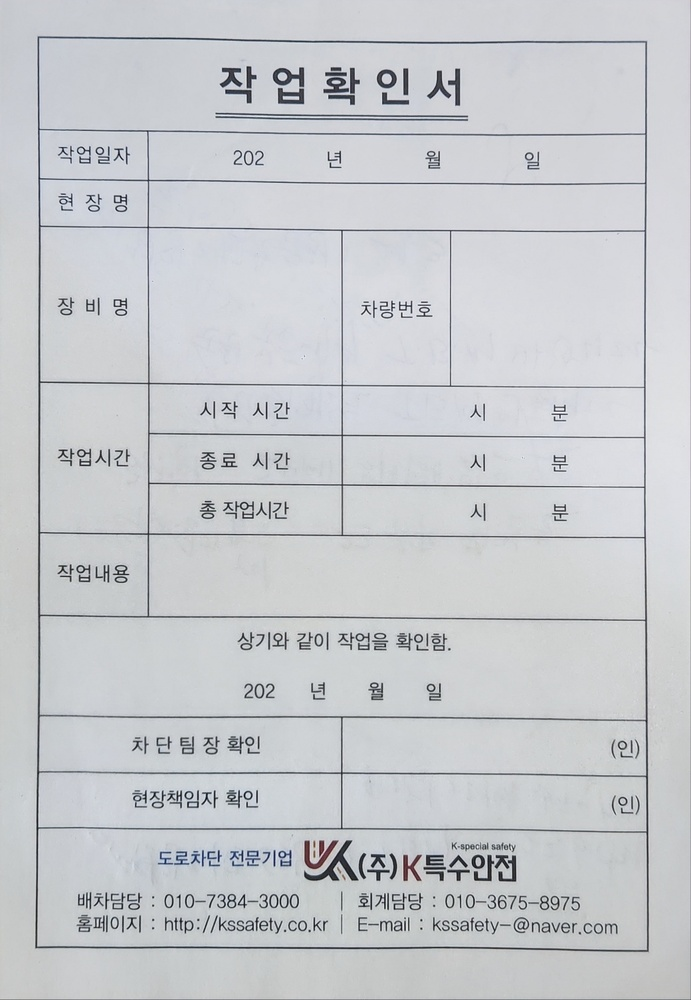
#> input picture 작업확인서.jpg, 691 x 1000 px, shrunk from 1040 x 1504 before the run; its folder holds only this picture in this run
$ jupyter execute --allow-errors test.ipynb
#> lines starting #> are read from the running program, lines starting #| are printed output that depends on the picture; after the words box and inside, x2 and y2 are one past the last pixel; in counts of white or black regions, pixels touching at a corner belong together
[cell 1]
from docxtpl import DocxTemplate
#> (the rest of this cell did not finish here and is left out)

[cell 2]
from kivymd.app import MDApp
from kivymd.uix.screen import MDScreen
from kivymd.uix.button import MDRaisedButton
from kivymd.uix.textfield import MDTextField
from kivymd.uix.boxlayout import MDBoxLayout
from kivymd.uix.dialog import MDDialog

from docxtpl import DocxTemplate
import os

class WorkFormApp(MDApp):
    def build(self):
        self.screen = MDScreen()

        self.inputs = {}
        field_keys = [
            'yr_01', 'mm_02', 'dd_03', 'location_04', 'device_05', 'carno_06',
            'hr_07', 'min_08', 'hr_09', 'min_10', 'hr_11', 'min_12',
            'work_content_13', 'yy_14', 'mm_15', 'dd_16', 'cert_17', 'cert_18'
        ]

        layout = MDBoxLayout(orientation='vertical', padding=10, spacing=10)
        for key in field_keys:
            tf = MDTextField(hint_text=key, mode='rectangle')
            self.inputs[key] = tf
            layout.add_widget(tf)

        btn = MDRaisedButton(text="Generate DOCX", on_release=self.generate_docx)
        layout.add_widget(btn)

        self.screen.add_widget(layout)
        return self.screen

    def generate_docx(self, instance):
        context = {k: v.text for k, v in self.inputs.items()}
        try:
            doc = DocxTemplate("작업확인서.docx")
            doc.render(context)

            # Android 경로 (Download 폴더)
            save_path = "/sdcard/Download/generated.docx"
            doc.save(save_path)

            MDDialog(title="성공", text=f"저장 완료: {save_path}").open()
        except Exception as e:
            MDDialog(title="오류 발생", text=str(e)).open()

#> (the rest of this cell did not finish here and is left out)

[cell 3]
import cv2
import numpy as np
import os

def extract_row_heights(image_path):
    """
    작업확인서 테이블의 각 행 높이를 위에서부터 추출 (에러 처리 포함)
    """
    # 파일 존재 여부 확인
    if not os.path.exists(image_path):
        print(f"❌ 파일이 존재하지 않습니다: {image_path}")
        return None

    # 이미지 로드 및 None 체크
    image = cv2.imread(image_path)
    if image is None:
        print(f"❌ 이미지를 로드할 수 없습니다: {image_path}")
        print("지원되는 형식: .jpg, .jpeg, .png, .bmp, .tiff")
        return None

    print(f"✅ 이미지 로드 성공: {image.shape}")

    # 이미지 전처리
    gray = cv2.cvtColor(image, cv2.COLOR_BGR2GRAY)

    # 가우시안 블러 및 이진화
    blur = cv2.GaussianBlur(gray, (3, 3), 0)
    thresh = cv2.threshold(blur, 0, 255, cv2.THRESH_BINARY_INV + cv2.THRESH_OTSU)[1]

    # 수평선 검출을 위한 커널 생성
    horizontal_kernel = cv2.getStructuringElement(cv2.MORPH_RECT, (50, 1))
    horizontal_lines = cv2.morphologyEx(thresh, cv2.MORPH_OPEN, horizontal_kernel, iterations=1)

    # 수평선의 y좌표 추출
    horizontal_coords = []
    height, width = horizontal_lines.shape

    for y in range(height):
        row_pixels = horizontal_lines[y, :]
        if np.sum(row_pixels) > width * 0.3 * 255:
            horizontal_coords.append(y)

    # 연속된 좌표들을 그룹화
    line_centers = []
    if horizontal_coords:
        current_group = [horizontal_coords[0]]

        for i in range(1, len(horizontal_coords)):
            if horizontal_coords[i] - horizontal_coords[i-1] <= 3:
                current_group.append(horizontal_coords[i])
            else:
                center = int(np.mean(current_group))
                line_centers.append(center)
                current_group = [horizontal_coords[i]]

        if current_group:
            center = int(np.mean(current_group))
            line_centers.append(center)

    # 각 행의 높이 계산
    row_heights = []
    if len(line_centers) >= 2:
        for i in range(len(line_centers) - 1):
            height = line_centers[i + 1] - line_centers[i]
            row_heights.append(height)

    return {
        'line_positions': line_centers,
        'row_heights': row_heights,
        'total_rows': len(row_heights)
    }

# 사용 예시
# 현재 디렉토리의 파일 목록 출력
print("📁 현재 디렉토리 파일 목록:")
for file in os.listdir('.'):
    if file.lower().endswith(('.jpg', '.jpeg', '.png', '.bmp', '.tiff')):
        print(f"  - {file}")

# 여러 가능한 파일명 시도
possible_names = [
    "작업확인서.jpg",
    "작업확인서.png",
    "image.jpg",
    "work_confirmation.jpg"
]

image_path = None
for name in possible_names:
    if os.path.exists(name):
        image_path = name
        break

if image_path is None:
    print("❌ 작업확인서 이미지 파일을 찾을 수 없습니다.")
    print("다음 중 하나로 파일명을 변경하거나 올바른 경로를 지정하세요:")
    for name in possible_names:
        print(f"  - {name}")
else:
    print(f"🔍 분석할 이미지: {image_path}")
    result = extract_row_heights(image_path)
#> in extract_row_heights, image is the input picture: shape (1000, 691, 3); mean B, G, R 205.1, 201.5, 199
#| ✅ 이미지 로드 성공: (1000, 691, 3)
#> in extract_row_heights, `thresh = cv2.threshold(blur, 0, 255, cv2.THRESH_BINARY_INV + cv2.THRES..`:
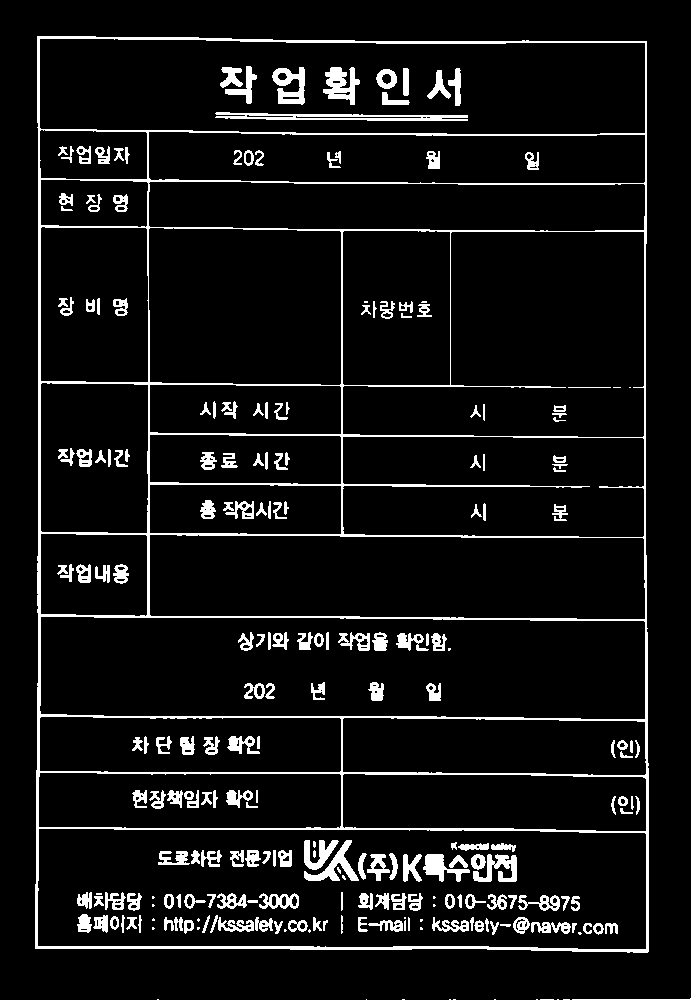
#> thresh: shape (1000, 691); 7.5% white; 245 white regions (33 under 20 px), largest, box (x1, y1, x2, y2) and area: (35, 36, 649, 953) 23747, (215, 112, 468, 121) 1277, (323, 67, 360, 105) 792
#> in extract_row_heights, `horizontal_lines = cv2.morphologyEx(thresh, cv2.MORPH_OPEN, horizontal..`:
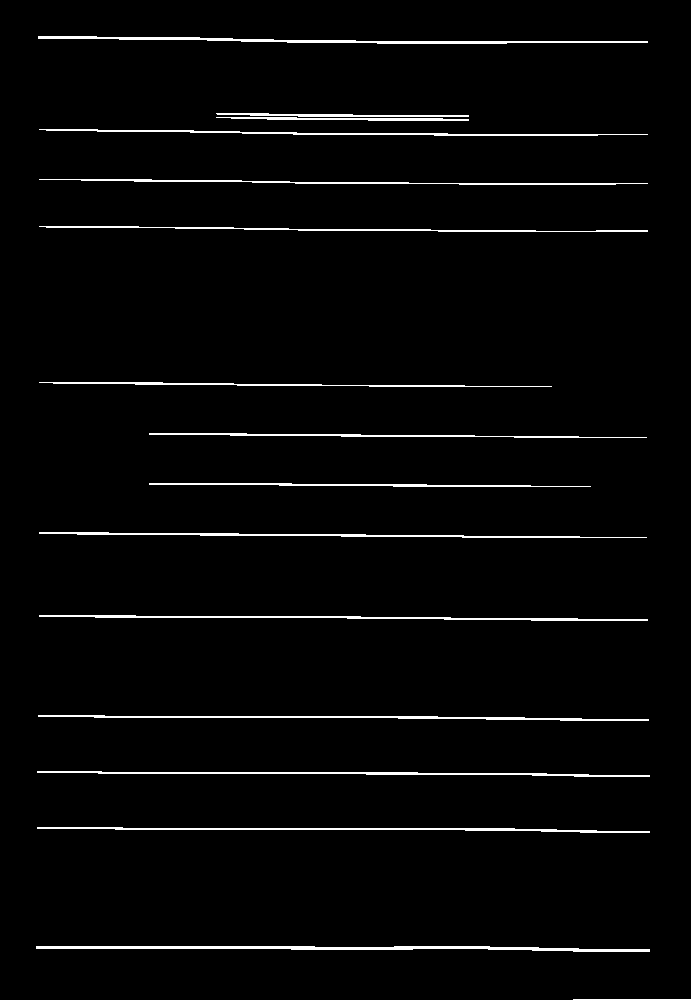
#> horizontal_lines: shape (1000, 691); 2.5% white in thin lines or dots
#> after the loop in extract_row_heights, `for y in range(height):`: horizontal_coords = 31 values from 41 to 949
#> in extract_row_heights, `current_group = [horizontal_coords[0]]`: current_group = [41]
#> the loop in extract_row_heights, `for i in range(1, len(horizontal_coords)):` made 30 passes
#> (center, current_group) on passes 2, 4, 5, 6, 8, 9, 12, 14, 17, 20, 22, 25: (41, [115]), (116, [134]), (134, [183]), (183, [230]), (230, [385]), (385, [434]), (435, [484]), (484, [534]), (535, [616]), (617, [716]), (716, [772]), (773, [828])
#> after the loop in extract_row_heights, `for i in range(1, len(horizontal_coords)):`: line_centers = [41, 116, 134, 183, 230, 385, 435, 484, 535, 617, 716, 773, 828]
#> in extract_row_heights, `center = int(np.mean(current_group))`: center = 947
#> the loop in extract_row_heights, `for i in range(len(line_centers) - 1):` made 13 passes
#> height on passes 1 to 12: 75, 18, 49, 47, 155, 50, 49, 51, 82, 99, 57, 55
#> after the loop in extract_row_heights, `for i in range(len(line_centers) - 1):`: row_heights = [75, 18, 49, 47, 155, 50, 49, 51, 82, 99, 57, 55, 119]
#> result = {'line_positions': [41, 116, 134, 183, 230, 385, 435, 484, 535, 617, 716, 773, 828, 947], 'row_heights': [75, 18, 49, 47, 155, 50, 49, 51, 82, 99, 57, 55, 119], 'total_rows': 13}

    if result:
        print("\n=== 작업확인서 테이블 분석 결과 ===")
        print(f"검출된 수평선 위치: {result['line_positions']}")
#| 검출된 수평선 위치: [41, 116, 134, 183, 230, 385, 435, 484, 535, 617, 716, 773, 828, 947]
        print(f"각 행의 높이: {result['row_heights']}")
#| 각 행의 높이: [75, 18, 49, 47, 155, 50, 49, 51, 82, 99, 57, 55, 119]
        print(f"총 행 개수: {result['total_rows']}")
#| 총 행 개수: 13

[cell 4]
import matplotlib.pyplot as plt
import cv2
import numpy as np

# matplotlib으로 이미지 읽기
img_rgb = plt.imread("작업확인서.jpg")

# OpenCV 형식으로 변환 (BGR)
if img_rgb.dtype == np.float32 or img_rgb.dtype == np.float64:
    img_rgb = (img_rgb * 255).astype(np.uint8)

img_bgr = cv2.cvtColor(img_rgb, cv2.COLOR_RGB2BGR)
print(f"이미지 로드 성공: {img_bgr.shape}")
#| 이미지 로드 성공: (1000, 691, 3)
# 그레이스케일 변환
gray = cv2.cvtColor(img_bgr, cv2.COLOR_BGR2GRAY)

# 이진화
_, thresh = cv2.threshold(gray, 0, 255, cv2.THRESH_BINARY_INV + cv2.THRESH_OTSU)
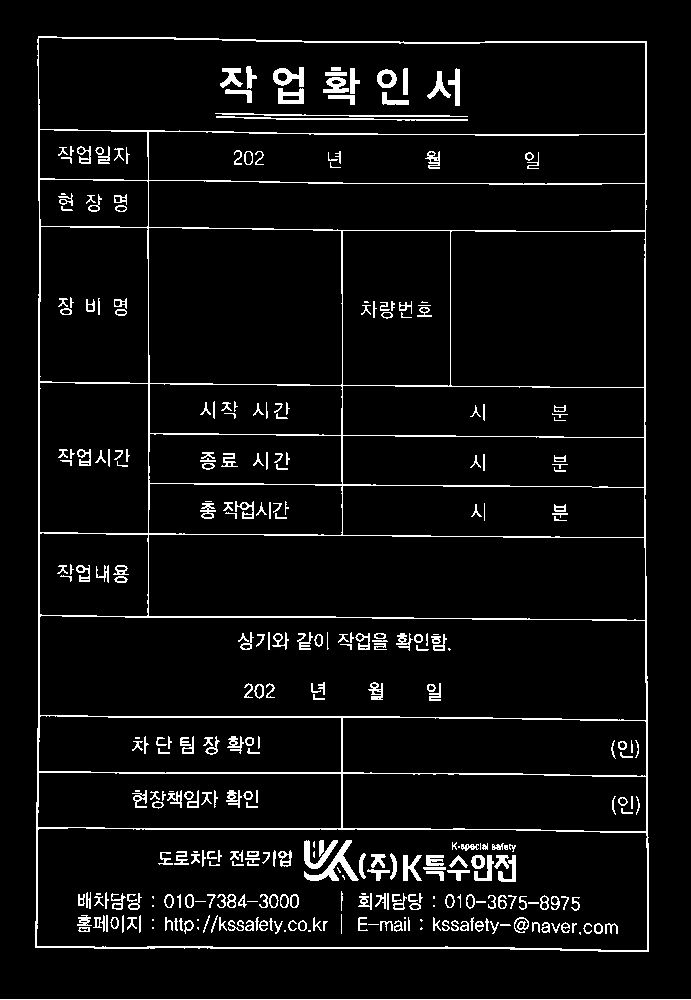
#> thresh: shape (1000, 691); 5.5% white in thin lines or dots

# 수평선 검출을 위한 커널 생성 (이전 에러 수정)
kernel_width = gray.shape[1] // 10  # 이미지 너비의 1/10
#> kernel_width = 69
horizontal_kernel = cv2.getStructuringElement(cv2.MORPH_RECT, (kernel_width, 1))

# 형태학적 연산으로 수평선 추출
horizontal_lines = cv2.erode(thresh, horizontal_kernel, iterations=3)
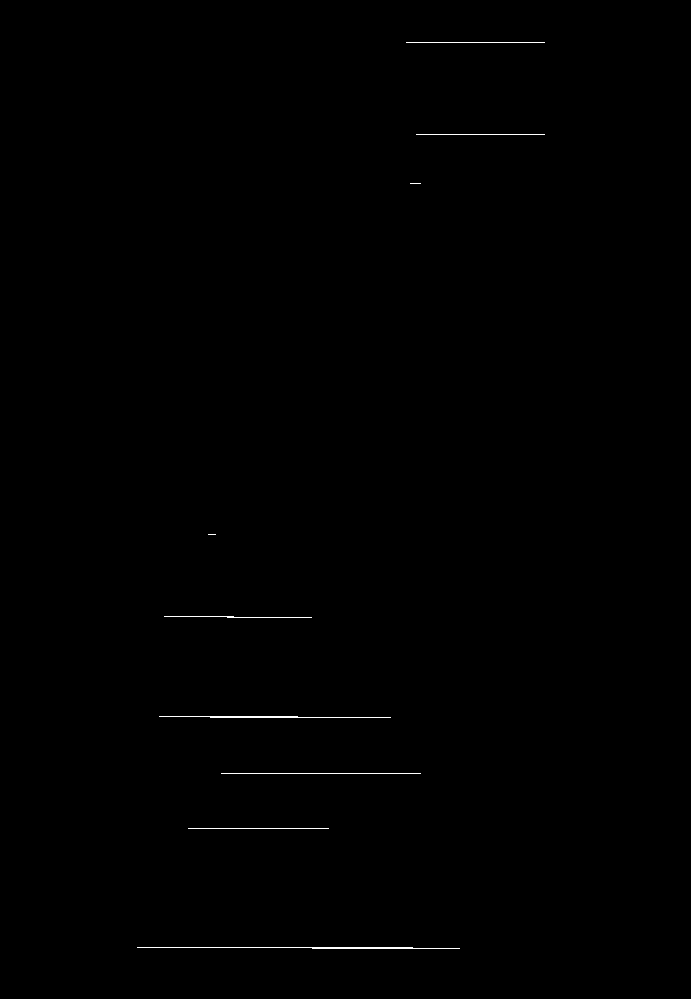
#> horizontal_lines: shape (1000, 691); 0.32% white in thin lines or dots
horizontal_lines = cv2.dilate(horizontal_lines, horizontal_kernel, iterations=3)
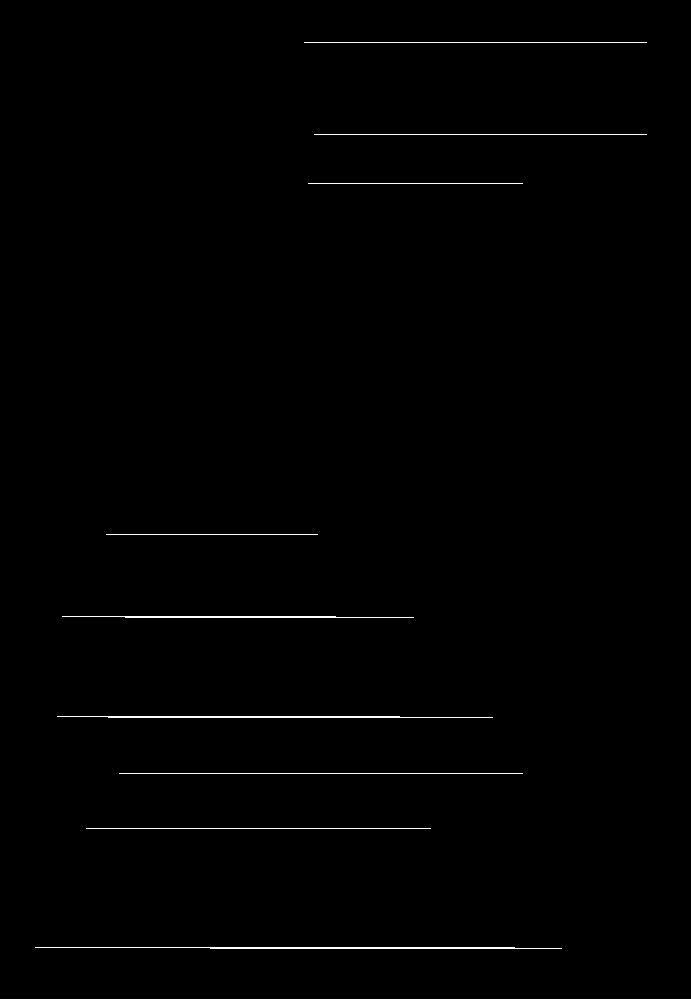
#> horizontal_lines: shape (1000, 691); 0.68% white in thin lines or dots

# 윤곽선 검출
contours, _ = cv2.findContours(horizontal_lines, cv2.RETR_EXTERNAL, cv2.CHAIN_APPROX_SIMPLE)
#> contours = 10 contours, 7 with area under 20; largest, box (x1, y1, x2, y2) and area: (35, 947, 562, 949) 305, (57, 716, 493, 718) 292, (62, 616, 414, 618) 211

# 수평선 y좌표 추출
line_y_positions = []
for contour in contours:
    x, y, w, h = cv2.boundingRect(contour)
    if w > gray.shape[1] * 0.5:  # 이미지 너비의 50% 이상인 선만 선택
        line_y_positions.append(y + h // 2)
#> this loop made 10 passes
#> (contour, x, y, w, h) on passes 1, 3, 4, 7, 8, 9, 10: ([[0, 999], [690, 999]], 0, 999, 691, 1), ([[86, 828], [430, 828]], 86, 828, 345, 1), ([[119, 773], [522, 773]], 119, 773, 404, 1), ([[106, 534], [317, 534]], 106, 534, 212, 1), ([[308, 183], [522, 183]], 308, 183, 215, 1), ([[314, 134], [646, 134]], 314, 134, 333, 1), ([[304, 42], [646, 42]], 304, 42, 343, 1)
#> (x, y, w, h) on passes 2, 5, 6: (35, 947, 527, 2), (57, 716, 436, 2), (62, 616, 352, 2)
#> after the loop, line_y_positions = [999, 948, 773, 717, 617]

# y좌표 기준 정렬
line_y_positions.sort()

# 각 행의 높이 계산
row_heights = []
for i in range(len(line_y_positions) - 1):
    height = line_y_positions[i + 1] - line_y_positions[i]
    row_heights.append(height)
#> this loop made 4 passes
#> height on passes 1 to 4: 100, 56, 175, 51
#> after the loop, row_heights = [100, 56, 175, 51]

print("=== 작업확인서 테이블 분석 결과 ===")
print(f"검출된 수평선 위치: {line_y_positions}")
#| 검출된 수평선 위치: [617, 717, 773, 948, 999]
print(f"각 행의 높이: {row_heights}")
#| 각 행의 높이: [100, 56, 175, 51]
print(f"총 행 개수: {len(row_heights)}")
#| 총 행 개수: 4

# 행별 세부 정보
for i, height in enumerate(row_heights):
    print(f"행 {i+1}: {height}px")
